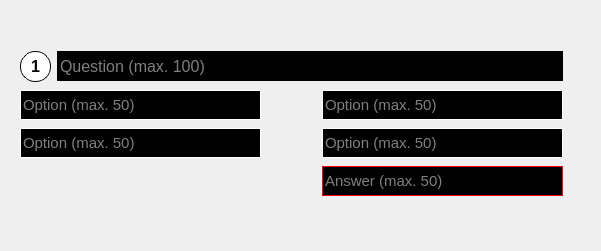
        <widget class="QWidget" name="scrollAreaWidgetContents_3">
         <property name="geometry">
          <rect>
           <x>0</x>
           <y>0</y>
           <width>601</width>
           <height>251</height>
          </rect>
         </property>
         <layout class="QVBoxLayout" name="verticalLayout_5">
          <property name="spacing">
           <number>15</number>
          </property>
          <item>
           <widget class="QFrame" name="question_frame_1">
            <property name="sizePolicy">
             <sizepolicy hsizetype="Preferred" vsizetype="Preferred">
              <horstretch>0</horstretch>
              <verstretch>0</verstretch>
             </sizepolicy>
            </property>
            <property name="minimumSize">
             <size>
              <width>561</width>
              <height>171</height>
             </size>
            </property>
            <property name="maximumSize">
             <size>
              <width>561</width>
              <height>171</height>
             </size>
            </property>
            <property name="styleSheet">
             <string notr="true">border-top-left-radius : 0px;
border-top-right-radius : 0px;</string>
            </property>
            <property name="frameShape">
             <enum>QFrame::StyledPanel</enum>
            </property>
            <property name="frameShadow">
             <enum>QFrame::Raised</enum>
            </property>
            <layout class="QGridLayout" name="gridLayout">
             <item row="0" column="0">
              <widget class="QLabel" name="number">
               <property name="sizePolicy">
                <sizepolicy hsizetype="Preferred" vsizetype="Preferred">
                 <horstretch>0</horstretch>
                 <verstretch>0</verstretch>
                </sizepolicy>
               </property>
               <property name="minimumSize">
                <size>
                 <width>31</width>
                 <height>31</height>
                </size>
               </property>
               <property name="maximumSize">
                <size>
                 <width>31</width>
                 <height>31</height>
                </size>
               </property>
               <property name="font">
                <font>
                 <pointsize>12</pointsize>
                 <weight>75</weight>
                 <bold>true</bold>
                </font>
               </property>
               <property name="styleSheet">
                <string notr="true">border: 1px solid black;
background-color: rgb(255, 255, 255);
border-style: outset;
border-radius: 15px;
padding: 4px;</string>
               </property>
               <property name="text">
                <string>1</string>
               </property>
               <property name="alignment">
                <set>Qt::AlignCenter</set>
               </property>
              </widget>
             </item>
             <item row="0" column="1" colspan="2">
              <widget class="QLineEdit" name="question">
               <property name="minimumSize">
                <size>
                 <width>0</width>
                 <height>30</height>
                </size>
               </property>
               <property name="font">
                <font>
                 <pointsize>12</pointsize>
                </font>
               </property>
               <property name="styleSheet">
                <string notr="true">background-color: rgb(0, 0, 0);
color: rgb(255, 255, 255);
border: 1px solid black;</string>
               </property>
               <property name="text">
                <string/>
               </property>
               <property name="maxLength">
                <number>100</number>
               </property>
               <property name="frame">
                <bool>true</bool>
               </property>
               <property name="dragEnabled">
                <bool>false</bool>
               </property>
               <property name="readOnly">
                <bool>false</bool>
               </property>
               <property name="placeholderText">
                <string>Question (max. 100)</string>
               </property>
               <property name="clearButtonEnabled">
                <bool>true</bool>
               </property>
              </widget>
             </item>
             <item row="1" column="0" colspan="2">
              <widget class="QLineEdit" name="option_1">
               <property name="minimumSize">
                <size>
                 <width>241</width>
                 <height>30</height>
                </size>
               </property>
               <property name="maximumSize">
                <size>
                 <width>241</width>
                 <height>30</height>
                </size>
               </property>
               <property name="font">
                <font>
                 <pointsize>11</pointsize>
                </font>
               </property>
               <property name="styleSheet">
                <string notr="true">background-color: rgb(0, 0, 0);
color: rgb(255, 255, 255);
border: 1px solid white;</string>
               </property>
               <property name="maxLength">
                <number>50</number>
               </property>
               <property name="placeholderText">
                <string>Option (max. 50)</string>
               </property>
              </widget>
             </item>
             <item row="1" column="2">
              <widget class="QLineEdit" name="option_2">
               <property name="sizePolicy">
                <sizepolicy hsizetype="Preferred" vsizetype="Fixed">
                 <horstretch>0</horstretch>
                 <verstretch>0</verstretch>
                </sizepolicy>
               </property>
               <property name="minimumSize">
                <size>
                 <width>241</width>
                 <height>30</height>
                </size>
               </property>
               <property name="maximumSize">
                <size>
                 <width>241</width>
                 <height>30</height>
                </size>
               </property>
               <property name="font">
                <font>
                 <pointsize>11</pointsize>
                </font>
               </property>
               <property name="styleSheet">
                <string notr="true">background-color: rgb(0, 0, 0);
color: rgb(255, 255, 255);
border: 1px solid white;</string>
               </property>
               <property name="maxLength">
                <number>50</number>
               </property>
               <property name="placeholderText">
                <string>Option (max. 50)</string>
               </property>
              </widget>
             </item>
             <item row="2" column="0" colspan="2">
              <widget class="QLineEdit" name="option_3">
               <property name="minimumSize">
                <size>
                 <width>241</width>
                 <height>30</height>
                </size>
               </property>
               <property name="maximumSize">
                <size>
                 <width>241</width>
                 <height>30</height>
                </size>
               </property>
               <property name="font">
                <font>
                 <pointsize>11</pointsize>
                </font>
               </property>
               <property name="styleSheet">
                <string notr="true">background-color: rgb(0, 0, 0);
color: rgb(255, 255, 255);
border: 1px solid white;</string>
               </property>
               <property name="maxLength">
                <number>50</number>
               </property>
               <property name="placeholderText">
                <string>Option (max. 50)</string>
               </property>
              </widget>
             </item>
             <item row="2" column="2">
              <widget class="QLineEdit" name="option_4">
               <property name="sizePolicy">
                <sizepolicy hsizetype="Preferred" vsizetype="Fixed">
                 <horstretch>0</horstretch>
                 <verstretch>0</verstretch>
                </sizepolicy>
               </property>
               <property name="minimumSize">
                <size>
                 <width>241</width>
                 <height>30</height>
                </size>
               </property>
               <property name="maximumSize">
                <size>
                 <width>241</width>
                 <height>30</height>
                </size>
               </property>
               <property name="font">
                <font>
                 <pointsize>11</pointsize>
                </font>
               </property>
               <property name="styleSheet">
                <string notr="true">background-color: rgb(0, 0, 0);
color: rgb(255, 255, 255);
border: 1px solid white;</string>
               </property>
               <property name="maxLength">
                <number>50</number>
               </property>
               <property name="placeholderText">
                <string>Option (max. 50)</string>
               </property>
              </widget>
             </item>
             <item row="3" column="2">
              <widget class="QLineEdit" name="answer">
               <property name="minimumSize">
                <size>
                 <width>241</width>
                 <height>30</height>
                </size>
               </property>
               <property name="maximumSize">
                <size>
                 <width>241</width>
                 <height>30</height>
                </size>
               </property>
               <property name="font">
                <font>
                 <pointsize>11</pointsize>
                </font>
               </property>
               <property name="styleSheet">
                <string notr="true">background-color: rgb(0, 0, 0);
color: rgb(255, 255, 255);
border: 1px solid red;</string>
               </property>
               <property name="maxLength">
                <number>50</number>
               </property>
               <property name="alignment">
                <set>Qt::AlignLeading|Qt::AlignLeft|Qt::AlignVCenter</set>
               </property>
               <property name="placeholderText">
                <string>Answer (max. 50)</string>
               </property>
              </widget>
             </item>
            </layout>
           </widget>
          </item>
         </layout>
        </widget>
